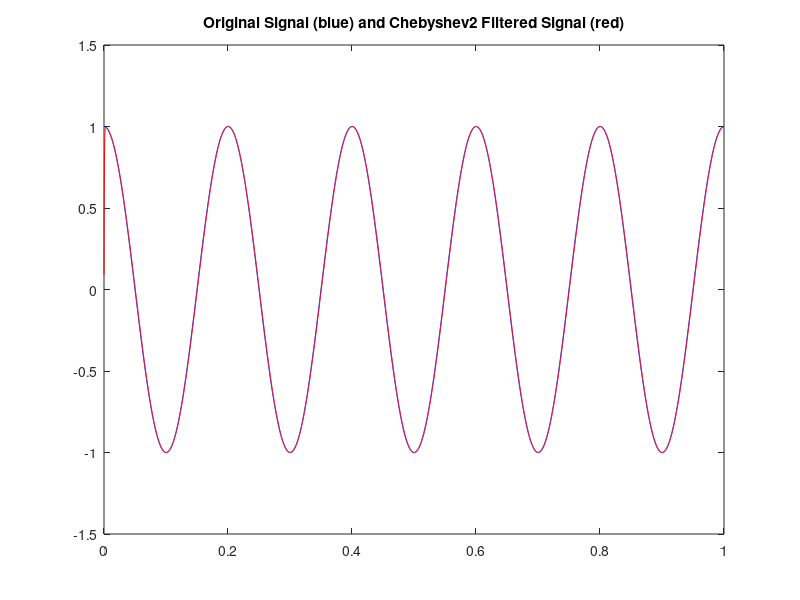

The MATLAB script that drew this image: (Note: this script raises an error after producing the figure.)
% Jeff Arata
% 1/2/18
%
% This script looks at the effects of filter order on the phase, group
% delay/time delay, and phase delay of a signal, using a Chebyshev Type 2 
% lowpass filter.


% Notes on IIR filters:
%
% phase response = angle(H); H is complex frequency response
% group delay in samples = -d(phase)/d(w); w is angular frequency
% group delay in words: negative derivative of phase shift
% phase delay = -phase ./ w = -phase ./ (2*pi*f)
% phase delay in words: negative phase shift divided by angular frequency

close all;
clear;
clc;


%% Simulation of the effects of the Chebyshev Type 2 Lowpass Filter. 

% Here we look at the effects of filtering a signal with a successively
% increasing filter order. We'll plot the original signal and the filtered
% signal on the same plot. We'll choose a lowpass filter with a cutoff
% frequency above those in the signal so that we can see the effects on the
% waveform.

fs = 10000;             % picking a sampling frequency
f = 5;                  % pick a frequency for our signal

t = 0:1/fs:1-1/fs;      % plot over a 1 second interval
x = cos( 2*pi*f*t );    % our signal

IIR_max_order = 25;
cutoff = (fs/4);                 % choose filter cutoff frequency <= fs/2
N = 2048;                        % number of data points wanted
cutoff_idx = round((cutoff/(fs/2))*N + 1);

idx_check = round(linspace(1,cutoff_idx,5));
delay_check_matrix = zeros(IIR_max_order,length(idx_check));
phase_check_matrix = zeros(IIR_max_order,length(idx_check));


%% Chebyshev Type 2 Filters

R = 20;         % number of decibels down the stopband ripple is

for ii = 1:IIR_max_order
    
    [b,a] = cheby2(ii, R, cutoff/(fs/2) );  % Filter coefficients
    y = filter(b,a,x);                      % signal output
    % 1) Signal and filtered output
    figure(1)
    plot(t,x,'b', t,y,'r')              % plot input and output of filter
    axis([0 t(end)+1/fs -1.5 1.5])
    title('Original Signal (blue) and Chebyshev2 Filtered Signal (red)')    
    
    % 2) Frequency Response of filter
    figure(2)
    [H,W] = freq_response(b, a, N, fs); % W is true frequency, Hz
    subplot(2,1,1)
    title(['Frequency Response Chebyshev2 Order: ', num2str(ii)])
    subplot(2,1,2)
    axis([0 fs/2 -3 0])       
    
    % Returns group delay in samples and W in Hz
    [D, D_W] = group_delay(b, a, N, fs);
    D = D/fs;  % Group delay in seconds
    % Phase response of the filter
    phase = angle(H);
    phase = unwrap(phase);                  
            
    % 3.1) Group Delay in Seconds
    figure(3)
    subplot(3,1,1)
    plot(D_W, D)
    ylabel('Group Delay, sec')
    title(['Group Delay vs. Frequency - Chebyshev2 Order: ', num2str(ii)])
    axis([0 fs/2 0 0.03])
    
    % 3.2) Group Delay in Samples
    sample_delay = D / (1/fs);  % Number of samples delayed per freq.
    figure(3)
    subplot(3,1,2)
    plot(D_W, sample_delay)
    ylabel('# of Samples Delay')
    title(['Samples Delayed vs. Frequency - Chebyshev2 Order: ', num2str(ii)])
    axis([0 fs/2 0 300])
    
    % 3.3) Phase Delay in Seconds
    phase_delay = -phase ./ (W*2*pi);   % time delay of phase
    figure(3)                           % multiply by 2*pi for angular frequency
    subplot(3,1,3)
    plot(W, phase_delay)
    xlabel('Frequency, Hz')
    ylabel('Phase Delay, sec')
    title(['Phase Delay vs. Frequency - Chebyshev2 Order: ', num2str(ii)])
    axis([0 fs/2 0 0.0006])
        
    % For plotting the delay of a few frequencies vs. filter order
    delay_check_matrix(ii,:) = D(idx_check);
    % For plotting the phase shift of a few frequencies vs. filter order
    phase_check_matrix(ii,:) = phase(idx_check);
    
end

% 4.1) Plot delay of certain frequencies vs filter order
figure(4)
subplot(2,1,1)
plot(delay_check_matrix)
title(['Delay in Secs vs. Chebyshev2 Order of ', num2str(length(idx_check)), ' Different Frequencies'])
xlabel('Filter Order')
ylabel('Delay in Seconds')
freq_legend = W(idx_check);
legend(num2str(freq_legend', '%5.0f\n'), 'Location', 'NorthWest')
legend BOXOFF

% 4.2) Plot the change in delay of certain frequencies vs filter order
diff_delay_check_matrix = diff(delay_check_matrix);
figure(4)
subplot(2,1,2)
plot(diff_delay_check_matrix)
title(['Diff of Delay in Secs at ', num2str(length(idx_check)), ' Frequencies vs. Chebyshev2 Order'])
xlabel('Filter Order')
ylabel('Difference of Delay in Seconds')

% Note on Group Delay:
%
% From these plots, we see that the difference in group delay for
% frequencies in the passband approaches 0 with increasing filter order 
% (past order 5 or so). In fact, the difference approaches 0 from below, so
% the group delay starts out increasing and then decreases towards 0. As 
% for the cutoff frequency, the difference in delay is increasing, as we 
% would expect it to. For low filter order values (<5), the difference in
% delay time is erratic.

% 5.1) Plot the phase shift vs filter order of certain frequencies
figure(5)
subplot(2,1,1)
plot(phase_check_matrix/pi)
title(['Phase Shift (pi radians) vs. Chebyshev2 Order of ', num2str(length(idx_check)), ' Different Frequencies'])
xlabel('Filter Order')
ylabel('Phase Shift (pi radians)')
freq_legend = W(idx_check);
legend(num2str(freq_legend', '%5.0f\n'), 'Location', 'NorthWest')
legend BOXOFF

% 5.2) Plot the change in phase shift of certain frequencies vs filter order
diff_phase_check_matrix = diff(phase_check_matrix);
figure(5)
subplot(2,1,2)
plot(diff_phase_check_matrix/pi)
title(['Diff of Phase Shift (pi radians) at ', num2str(length(idx_check)), ' Frequencies vs. Chebyshev2 Order'])
xlabel('Filter Order')
ylabel('Difference of Phase Shift (pi radians)')

% Note on Phase Shift:
% 
% For frequencies in the passband, we see the difference in phase shift
% with increasing filter order approach 0. For frequency bin 0, it is
% constant at 0. For others, the phase shift seems to start out by delaying
% more and more with filter order and then turns around back towards 0. For
% frequencies in the passband, the phase shift approaches a constant,
% especially after filter order 10 or so.

% Note on the Cutoff Frequency:
%
% We see the difference in phase shift approach 0 for the cutoff frequency.
% It still remains a delay such that the phase shift is always increasingly
% negative. So the delay with increasing filter order at the cutoff ranges
% from 3pi/10 to approaching 0 radians.
